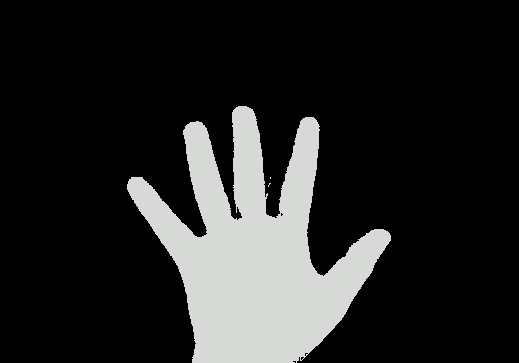
#> input picture moment/mask.png, 519 x 363 px
$ python moment.py   (older library calls are emulated)
#> lines starting #> are read from the running program, lines starting #| are printed output that depends on the picture; after the words box and inside, x2 and y2 are one past the last pixel; in counts of white or black regions, pixels touching at a corner belong together
import numpy as np
import cv2
pic = cv2.imread('mask.png')
#> pic is the input picture: shape (363, 519, 3); mean B, G, R 37.5, 38, 37.5
img=cv2.cvtColor(pic,cv2.COLOR_BGR2GRAY)
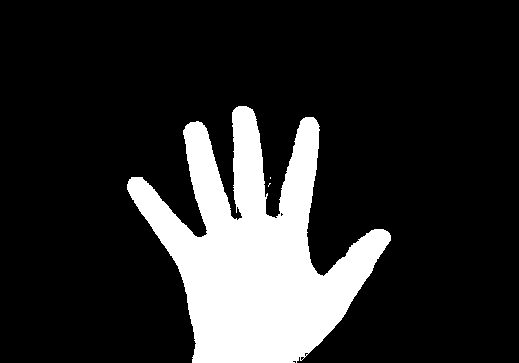
#> img: shape (363, 519); values 1 (black) and 216 (white), 17.1% white; 3 white regions (2 under 20 px), largest, box (x1, y1, x2, y2) and area: (127, 106, 391, 363) 32301

ret,thresh = cv2.threshold(img,127,255,0)
#> thresh: shape (363, 519); 17.1% white; 3 white regions (2 under 20 px)
_,contours,hierarchy = cv2.findContours(thresh,1,2)
#> contours = 6 contours, 5 with area under 20; largest, box (x1, y1, x2, y2) and area: (127, 106, 391, 363) 31629
cnt = contours[5]
#> cnt = contour of 631 points, box (x1, y1, x2, y2) (127, 106, 391, 363), area 31629
M = cv2.moments(cnt)
#> M = moments, m00 31629, centre m10/m00, m01/m00 = (255.4, 252.8)
##print( M )

rect = cv2.minAreaRect(cnt)
#> rect = ((266.5, 233.2), (230, 261.9), -20.59)
box = cv2.boxPoints(rect)
#> box = [[204.9, 396.2], [112.7, 151], [328.1, 70.13], [420.2, 315.3]]
box = np.int0(box)
#> box = [[204, 396], [112, 151], [328, 70], [420, 315]]
print(box)
#| [[204 396]
#|  [112 151]
#|  [328  70]
#|  [420 315]]
cv2.drawContours(pic,[box],0,(0,0,255),2)
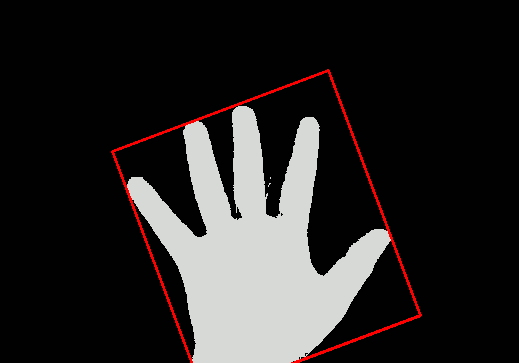
#> pic: shape (363, 519, 3); 1.24% of pixels changed, all inside (x1, y1, x2, y2) = (111, 69, 422, 363)
##pic = cv2.polylines(pic,[box],1,(0,0,255),4)

cv2.imshow('img2',pic)

if cv2.waitKey(25) & 0xFF==ord('q'):
#> (key q is pressed here)
    cv2.destroyAllWindows()
